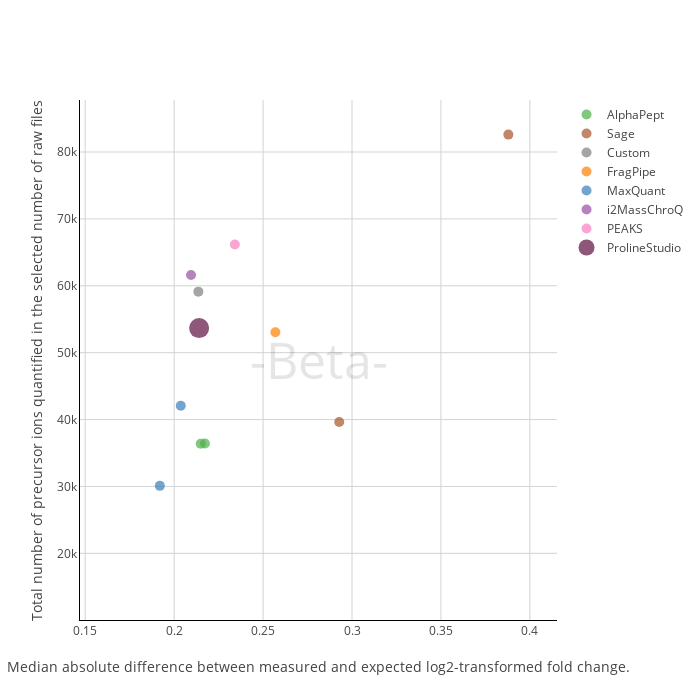

Notebook source saved alongside this figure:
### Code cell
plot, results = plot_performance_metrics(file_paths_general)
plot

### Figure 1 — Plotly figure (JSON) as saved in the notebook; plotly's stock layout.template omitted (floating-point values rounded to 4 significant figures)
{"data": [{"hovertext": ["ProteoBench ID: AlphaPept_20250122_140527<br>Software tool: AlphaPept 0.5.3<br>Comment (private submission): AlphaPept_MBR_Align_50ppmFragTol", "ProteoBench ID: AlphaPept_20250122_140546<br>Software tool: AlphaPept 0.5.3<br>Comment (private submission): AlphaPept_50ppmFragTol"], "marker": {"color": ["#4daf4a", "#4daf4a"], "showscale": false, "size": [10, 10]}, "mode": "markers", "name": "AlphaPept", "type": "scatter", "x": [0.2173, 0.215], "y": [36421, 36379]}, {"hovertext": ["ProteoBench ID: Sage_20250122_140559<br>Software tool: Sage 0.14.6<br>Comment (private submission): Sage (filtered)", "ProteoBench ID: Sage_20250122_140627<br>Software tool: Sage 0.14.6<br>Comment (private submission): Sage (unfiltered)"], "marker": {"color": ["#a65628", "#a65628"], "showscale": false, "size": [10, 10]}, "mode": "markers", "name": "Sage", "type": "scatter", "x": [0.2928, 0.3879], "y": [39633, 82606]}, {"hovertext": ["ProteoBench ID: Custom_20250122_140646<br>Software tool: Custom 0.14.6<br>Comment (private submission): Sage (FlashLFQ)"], "marker": {"color": ["#7f7f7f"], "showscale": false, "size": [10]}, "mode": "markers", "name": "Custom", "type": "scatter", "x": [0.2136], "y": [59126]}, {"hovertext": ["ProteoBench ID: FragPipe_20250122_140713<br>Software tool: FragPipe 22.0<br>Comment (private submission): FragPipeMBR"], "marker": {"color": ["#ff7f00"], "showscale": false, "size": [10]}, "mode": "markers", "name": "FragPipe", "type": "scatter", "x": [0.2569], "y": [53060]}, {"hovertext": ["ProteoBench ID: MaxQuant_20250122_140733<br>Software tool: MaxQuant 2.4.13.0<br>Comment (private submission): MaxQuant_MBR", "ProteoBench ID: MaxQuant_20250122_140750<br>Software tool: MaxQuant 2.4.13.0<br>Comment (private submission): MaxQuant"], "marker": {"color": ["#377eb8", "#377eb8"], "showscale": false, "size": [10, 10]}, "mode": "markers", "name": "MaxQuant", "type": "scatter", "x": [0.2037, 0.192], "y": [42075, 30086]}, {"hovertext": ["ProteoBench ID: i2MassChroQ_20250122_140813<br>Software tool: i2MassChroQ 1.0.18<br>Comment (private submission): i2MassChroQ"], "marker": {"color": ["#984ea3"], "showscale": false, "size": [10]}, "mode": "markers", "name": "i2MassChroQ", "type": "scatter", "x": [0.2095], "y": [61603]}, {"hovertext": ["ProteoBench ID: PEAKS_20250122_140839<br>Software tool: PEAKS 0.14.6<br>Comment (private submission): PEAKS"], "marker": {"color": ["#f781bf"], "showscale": false, "size": [10]}, "mode": "markers", "name": "PEAKS", "type": "scatter", "x": [0.2341], "y": [66167]}, {"hovertext": ["ProteoBench ID: ProlineStudio_20250122_140927<br>Software tool: ProlineStudio <br>Comment (private submission): ProlineStudio"], "marker": {"color": ["#5f0f40"], "showscale": false, "size": [20]}, "mode": "markers", "name": "ProlineStudio", "type": "scatter", "x": [0.214], "y": [53670]}], "layout": {"annotations": [{"font": {"color": "rgba(0,0,0,0.1)", "size": 50}, "showarrow": false, "text": "-Beta-", "x": 0.5, "xref": "paper", "y": 0.5, "yref": "paper"}], "clickmode": "event+select", "height": 700, "width": 700, "xaxis": {"gridcolor": "lightgray", "gridwidth": 1, "linecolor": "black", "range": [0.1471, 0.4152], "showgrid": true, "title": {"text": "Median absolute difference between measured and expected log2-transformed fold change."}}, "yaxis": {"gridcolor": "lightgray", "gridwidth": 1, "linecolor": "black", "range": [10029, 87777], "showgrid": true, "title": {"text": "Total number of precursor ions quantified in the selected number of raw files"}}}}
